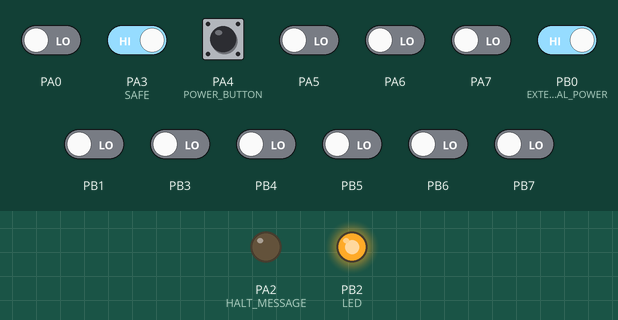
The program below on a simulated ATtiny84, built with avr-gcc and emulated at 1 MHz (the files do not name the chip). On the bench: output pins drawn as LEDs (lit = HIGH). Dashed ring = blinking. The test bench sets the inputs (shaded band); at power-on: PA3 (SAFE), PA4 (POWER_BUTTON), PB0 (EXTERNAL_POWER) HIGH, PA0, PA5–7, PB1, PB3–7 LOW. Pins used as bus, display or sensor lines are not drawn.

Above: at 1.2 s.
1.3 s: PA4 (POWER_BUTTON) pulled LOW for 0.15 s
At 4.2 s:
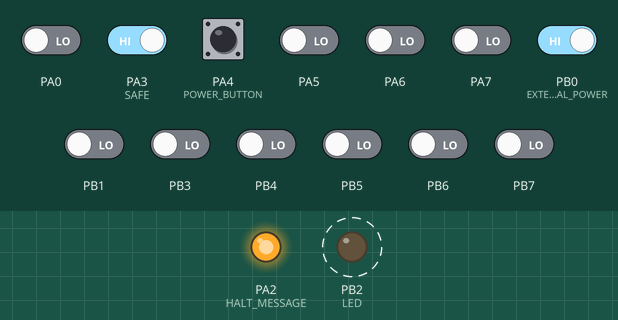
4.4 s: PB0 (EXTERNAL_POWER) driven LOW
7.4 s: PA3 (SAFE) driven LOW and PA4 (POWER_BUTTON) driven LOW
At 8.0 s:
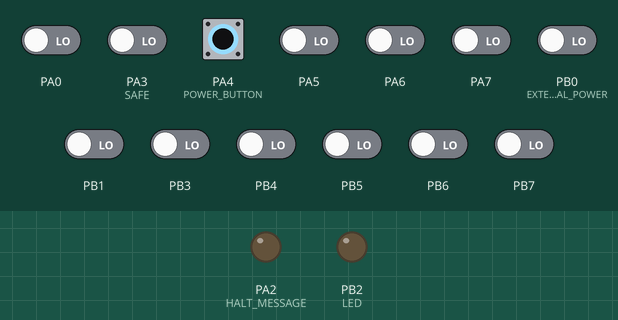
8.9 s: PB0 (EXTERNAL_POWER) driven HIGH
At 10.1 s:
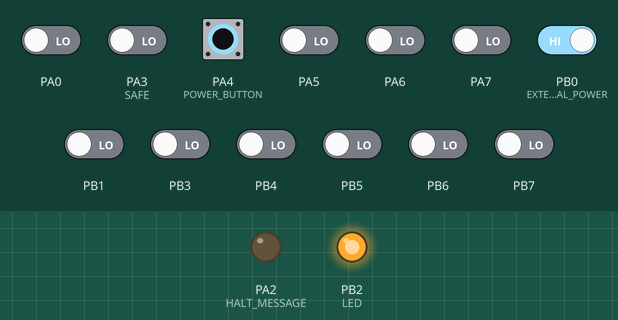
10.4 s: PA4 (POWER_BUTTON) driven HIGH
At 11.5 s:
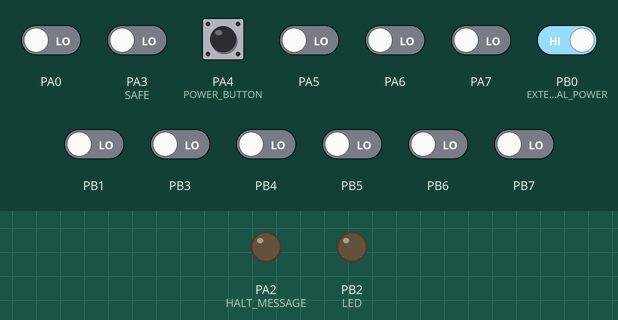
Timing chart, 0 to 12.9 s (numbered marks = the images above; inputs shaded):
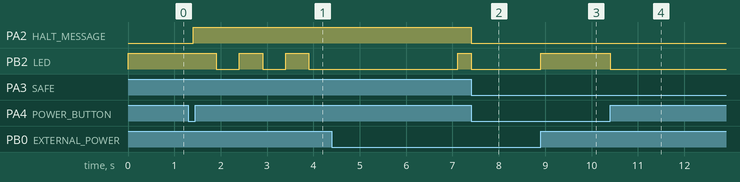

Measured:
- after the input at 1.3 s, PA2 (HALT_MESSAGE): LOW → HIGH after 0.10 s; PB2 (LED): alternates HIGH for 0.50 s and LOW for 0.50 s, starting after 0.60 s
- after the input at 7.4 s, PA2 (HALT_MESSAGE): HIGH → LOW at once
- after the input at 8.9 s, PB2 (LED): LOW → HIGH at once
- after the input at 10.4 s, PB2 (LED): HIGH → LOW at once

The program:

main.cpp
```cpp
#include <avr/io.h>
#include <avr/interrupt.h>
#include <avr/sleep.h>

//----------- USER CONFIGURABLE -----------//
// When power is applied to the Hypnic, the device is powered on. Comment to disable
#define AUTO_POWER_ON

// Time in seconds after external power lost the device remains powered up for if no SAFE signal recieved
// Assuming there is enough charge in the ultracapacitors to support the SBC for this long
#define POWER_LOST_TIMEOUT  20

#define V1_HARDWARE

//----- SYSTEM STATIC - DO NOT CHANGE -----//
#define POWER_CONTROL       PA1
#define HALT_MESSAGE        PA2
#define SAFE                PA3
#define POWER_BUTTON        PA4
#define CHARGE_LEVEL        PA7

#define EXTERNAL_POWER      PB0
#define LED                 PB2

// states the hypnic can be in
#define STATE_IDLE      0           // usual state
#define STATE_BROWNOUT  1           // external power has been lost for <2s
#define STATE_POWERDOWN 2           // graceful shutdown started but not complete
#define STATE_STARTING  3           // used for V1 hardware to determine whether safe is active

uint8_t currentState = STATE_IDLE;  // shows the current "state" (action we're performing)
uint8_t powerDownTimer = 0;         // used to count the number of ticks while we're waiting for power down

#define DISABLE_TIMER1  TCCR1B &= ~((1 << CS10) | (1 << CS11) |(1 << CS12));

// -------------------------------------- //
//  configures the IO pins                //
// -------------------------------------- //
void pinConfig() {
  DDRA |= (1 << POWER_CONTROL);   // device control as output
  DDRA |= (1 << HALT_MESSAGE);    // halt as output
  DDRA &= ~(1 << SAFE);           // safe as input
  DDRA &= ~(1 << POWER_BUTTON);   // power_button as input
  DDRA &= ~(1 << CHARGE_LEVEL);   // charge_level as input

  PORTA |= (1 << SAFE);           // pull up required
  PORTA |= (1 << POWER_BUTTON);   // pull up required

  DDRB &= ~(1 << EXTERNAL_POWER); // external power as input
  DDRB |= (1 << LED);             // LED as output
}

// -------------------------------------- //
//  configures the interrupts             //
// -------------------------------------- //
void interruptConfig() {
  GIMSK  |= (1 << PCIE0);           // enable PCINT 0-7
  PCMSK0 |= (1 << POWER_BUTTON);    // interrupt for external power
  PCMSK0 |= (1 << SAFE);;            // interrupt for safe message
  GIMSK  |= (1 << PCIE1);           // enable PCINT 8-11
  PCMSK1 |= (1 << EXTERNAL_POWER);  // interrupt for external power
  sei();                            // enable interrupts
}

// -------------------------------------- //
//  configures the timers                 //
// -------------------------------------- //
void timerConfig() {
  // timer1 is used for brownout delay and shutdown delay (with 2Hz ticks)
  TCCR1B |= (1 << WGM12);                               // Configure timer 1 for CTC mode
  TIMSK1 |= (1 << OCIE1A);                              // Enable CTC interrupt
  TCCR1B &= ~((1 << CS10) | (1 << CS11) | (1 << CS12));  // prescaler of 0 disables the timer

  // timer0 is used for button debounce
  TCCR0B |= (1 << WGM02);                                // Configure timer 0 for CTC mode
  TIMSK0 |= (1 << OCIE0A);                               // Enable CTC interrupt
  OCR0A   = 100;                                         // at 1Mhz and prescaler of 1024, this will give us ~0.1s tick (0.1024s)
  TCCR0B &= ~((1 << CS00) | (1 << CS01) | (1 << CS02));  // prescaler of 0 disables the timer
}

// ---------------------------------------- //
//      changes the state of the device     //
// ---------------------------------------- //
//  when turning off, also resets the state //
//  and disables the timer                  //
// ---------------------------------------- //
void changePowerState(bool state) {
  if (state == 0) {
    // turn off pins
    PORTA &= ~(1 << POWER_CONTROL);
    PORTB &= ~(1 << LED);
    PORTA &= ~(1 << HALT_MESSAGE);  // clear the halt message to the device
    currentState = STATE_IDLE;
    // set the counter back to zero
    powerDownTimer = 0;
    DISABLE_TIMER1

    // special case for V1 hardware. Without a pullup on the SAFE pin, it floats and won't allow the device to start
    #ifdef V1_HARDWARE
      PCMSK0 &= ~(1 << SAFE);
    #endif

  } else {
    // turn on pins
    PORTA |= (1 << POWER_CONTROL);
    PORTB |= (1 << LED);

    #ifdef V1_HARDWARE
      currentState = STATE_STARTING; // the SBC is still booting
      OCR1A   = 31250; // at 1Mhz and prescaler of 64, this will give us 2s tick
      TCCR1B |= ((1 << CS10) | (1 << CS11)); // prescaler of 64
    #endif
  }
}

// -------------------------------------- //
//  starts the graceful shutdown process  //
// -------------------------------------- //
void startPowerdown() {
  PORTA |= (1 << HALT_MESSAGE);     // send the halt message to the device
  currentState = STATE_POWERDOWN;   // change our current state
  // now set the timer. it will count to 20(s) flashing the LED at 2Hz
  OCR1A   = 62500;                  // at 1Mhz and prescaler of 8, this will give us 0.5s tick
  TCCR1B |= (1 << CS11);            // prescaler of 8
}

ISR(TIM1_COMPA_vect) {
  switch (currentState) {
    case STATE_BROWNOUT:
      // disable the timer
      DISABLE_TIMER1

      // is the power still out?
      if (!(PINB & _BV(EXTERNAL_POWER)) ? 1 : 0) {
        startPowerdown();
      }
      // otherwise, power is back and we do nothing
      break;

    case STATE_POWERDOWN:
      // increment the timer
      powerDownTimer++;
      // see if POWER_LOST length of time has passed
      //   -> multiply the timeout by 2 (as we're using a 2Hz timer)
      //   -> remove the 2s delay (4 overflows, as we're using a 2Hz timer)
      if (powerDownTimer < ((POWER_LOST_TIMEOUT * 2) - 4)) {
        // toggle the LED
        PORTB ^= (1 << LED);
      } else {
        // now hard power down the device, it's had 20s! (this will also stop the timer and reset state)
        changePowerState(0);
      }
      break;

    case STATE_IDLE: // used when power is restored during a brownout
      DISABLE_TIMER1
      break;

    case STATE_STARTING: // this case only applies to V1 hardware
      DISABLE_TIMER1
      currentState = STATE_IDLE;
      PCMSK0 |= (1 << SAFE);
      break;
  }
}

// handles button debounce
ISR(TIM0_COMPA_vect) {
  TCCR0B &= ~((1 << CS00) | (1 << CS01) | (1 << CS02));  // prescaler of 0 disables the timer
  bool btnState = (PINA & _BV(POWER_BUTTON)) ? 1 : 0;
  if (btnState == 0) {
    // get the current state of the device
    bool deviceState = (PINA & _BV(POWER_CONTROL)) ? 1 : 0;
    // get the state of the external power
    bool powerState = (PINB & _BV(EXTERNAL_POWER)) ? 1 : 0;
    // if power state is high and the device is off
    if (!deviceState && powerState) {
      // check we're not in brownout / shutdown
      if (currentState == STATE_IDLE) {
        // clear the brownout timer
        changePowerState(1);
      }
    // is the device on?
    } else if (deviceState) {
      // turn it off
      startPowerdown();
    }
  }
}

// handles power button presses and safe messages
ISR (PCINT0_vect) {
  // read safe pin, check to see if it's been pressed
  bool safeState = (PINA & _BV(SAFE)) ? 1 : 0;
  if (safeState == 0) {
    // power off the device
    changePowerState(0);
  }

  // read switch, check to see if it's been pressed
  bool btnState = (PINA & _BV(POWER_BUTTON)) ? 1 : 0;
  if (btnState == 0) {
    TCNT0 = 0;
    TCCR0B |= ((1 << CS00) | (1 << CS02));  // prescaler of 1024
  }
}


// handles external power state
ISR (PCINT1_vect) {
  // get the state of the external power
  bool powerState = (PINB & _BV(EXTERNAL_POWER)) ? 1 : 0;
  // if power state has gone high
  if (powerState) {
    // check we're not in the middle of a powerdown right now
    if (currentState != STATE_POWERDOWN) {
      // clear the brownout timer
      currentState = STATE_IDLE;
      #ifdef AUTO_POWER_ON
      changePowerState(1);
      #endif
    }
  // power state has gone low
  } else {
    bool deviceState = (PINA & _BV(POWER_CONTROL)) ? 1 : 0;
    // if the device is currently powered on
    if (deviceState) {
      // start the brownout timer
      currentState = STATE_BROWNOUT;
      OCR1A   = 31250; // at 1Mhz and prescaler of 64, this will give us 2s tick
      TCCR1B |= ((1 << CS10) | (1 << CS11)); // prescaler of 64
    }
  }
}

int main() {
  pinConfig();
  interruptConfig();
  timerConfig();

  #ifdef V1_HARDWARE
    PCMSK0 &= ~(1 << SAFE);
  #endif

  PORTA &= ~(1 << HALT_MESSAGE); // clear any request to halt
  #ifdef AUTO_POWER_ON
  // if configured for autopoweron, do it now
  PORTA |= (1 << POWER_CONTROL); // power is turned on
  PORTB |= (1 << LED); // led is turned on
  #else
  // otherwise we make sure pins are low
  PORTA &= ~(1 << POWER_CONTROL); // power is turned off
  PORTB &= ~(1 << LED); // led is turned off
  #endif

  while(1) {


  }
}
```
